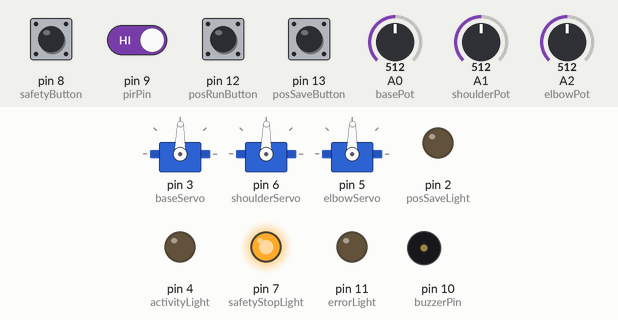
Recording of a sketch running on a simulated Arduino Uno, built with avr-gcc and run on an emulated ATmega328P. On the bench: 3 × servo, output pins drawn as LEDs (lit = HIGH), buzzer (waves = sounding, pin HIGH). Dashed ring = blinking. Inputs (shaded band) come from the test bench; at power-on: pin 9 (pirPin) HIGH, pin 8 (safetyButton), pin 12 (posRunButton), pin 13 (posSaveButton) LOW, A0 (basePot) = 512, A1 (shoulderPot) = 512, A2 (elbowPot) = 512. What the sketch prints to the serial monitor is not drawn.

Above: at 1.2 s.
1.3 s: pin 9 (pirPin) driven LOW
3.1 s: pin 8 (safetyButton) pulled HIGH for 1 s
At 3.65 s:
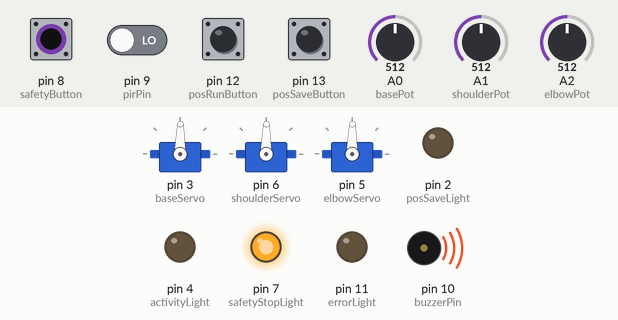
At 4.3 s:
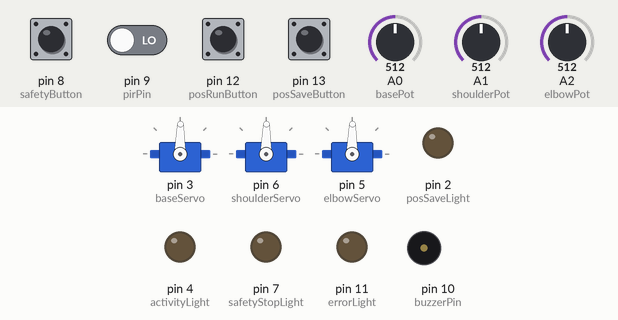
5.6 s: pin 12 (posRunButton) pulled HIGH for 0.15 s
At 13.3 s:
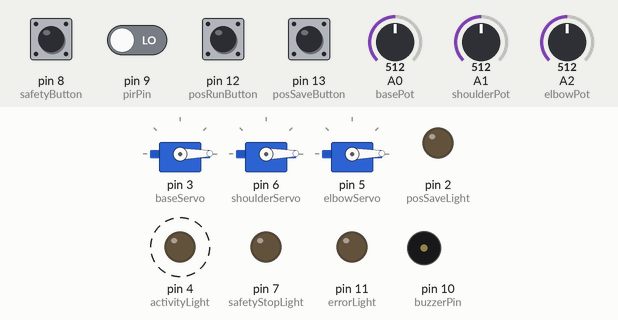
Timing chart, 0 to 14.7 s (numbered marks = the images above; inputs shaded):
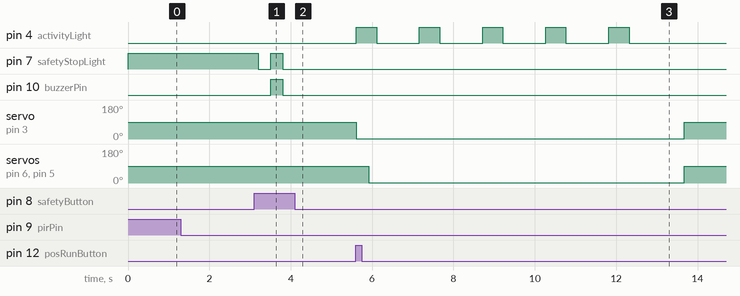

The sketch:

robotCodeV3.ino
```cpp
// Global variables, these need to be referenced throughout the code
#include <Servo.h>  // Allows servos to be used; Servo module
Servo baseServo;
Servo shoulderServo;
Servo elbowServo;

// Assign LED's to choosen out pin's
const int activityLight = 4;
const int posSaveLight = 2;
const int errorLight = 11;
const int safetyStopLight = 7;

// Assign Buzzer pin and PIR pin
const int buzzerPin = 10;
const int pirPin = 9;
boolean pirSafetyVal = false;
boolean safetyStopVal = false;
int pirTriggers = 0;  // This is the number of low to high triggers on the PIR

// Sets up variable for buttons, which are used for commands
const int posSaveButton = 13;
const int posRunButton = 12;
const int safetyButton = 8;

int posSaveButtonPresses = 0;
boolean posRunButtonIsPressed = false;
boolean safetyButtonVal = false;

// Rotary potentiometer setup to allow for manual control of servos
const int basePot = A0;  // Pin for base potentiometer
const int shoulderPot = A1;  // Pin for shoulder potentiometer
const int elbowPot = A2;  // Pin for elbow potentiometer
// Angles and values for each servo-pot combo. Angles for servos, vals for potentiometers
int basePotVal;
int basePotAngle;
int shoulderPotVal;
int shoulderPotAngle;
int elbowPotVal;
int elbowPotAngle;

// Below are the saved positions for the three servo's, these are cycled when posRunButtonIsPressed = true
int baseServoSavedPos[] = {1,1,1,1,1};
int shoulderServoSavedPos[] = {1,1,1,1,1};
int elbowServoSavedPos[] = {1,1,1,1,1};
// Defaults for all are {1,1,1,1,1} (five positions, for five saves in memory)

void setup() {
  // Setup pins for LED's (outputs) and pins for buttons (inputs)
  pinMode(activityLight, OUTPUT);
  pinMode(posSaveLight, OUTPUT);
  pinMode(errorLight, OUTPUT);
  pinMode(safetyStopLight, OUTPUT);
  pinMode(posSaveButton, INPUT);
  pinMode(posRunButton, INPUT);
  pinMode(safetyButton, INPUT);
  // Setup pins for PIR and buzzer
  pinMode(buzzerPin, OUTPUT);  // This is for the warning buzzer
  pinMode(pirPin, INPUT);  // Sets the PIR input pin as an input
  // Setup servos
  baseServo.attach(3);
  shoulderServo.attach(6);
  elbowServo.attach(5);
  // setup pots
  pinMode(basePot, INPUT);
  pinMode(shoulderPot, INPUT);
  pinMode(elbowPot, INPUT);

  digitalWrite(errorLight, LOW);

  Serial.begin(9600);
}

void safeCheck() {
  if(digitalRead(pirPin)==LOW) {
      if(digitalRead(pirPin)==HIGH) {
        pirTriggers++;
        Serial.print('PIR Triggered');
        digitalWrite(errorLight, HIGH);
        digitalWrite(buzzerPin, HIGH);
        delay(300);
        digitalWrite(errorLight, LOW);
        digitalWrite(buzzerPin, LOW);
      }
  }
  if(pirTriggers>=1) {
    pirSafetyVal = true;
    safetyStopVal = true;
    digitalWrite(safetyStopLight, HIGH);
  }
}
// Function that runs through motors while looking at safety value
void motorRun(int sPos1, int i) {
  if(digitalRead(pirPin)==LOW) {
    if(digitalRead(pirPin)==HIGH) {
      pirTriggers++;
      Serial.print('PIR Triggered');
      digitalWrite(errorLight, HIGH);
      digitalWrite(buzzerPin, HIGH);
      delay(300);
      digitalWrite(errorLight, LOW);
      digitalWrite(buzzerPin, LOW);
    }
  }
  baseServo.write(baseServoSavedPos[i]);
  digitalWrite(activityLight, HIGH);
  delay(300);
  if (pirTriggers <1) {
    safeCheck();
    if ((safetyStopVal == false) && (digitalRead(pirPin) == LOW)) {
      shoulderServo.write(shoulderServoSavedPos[i]);
        safeCheck();
    }
    if ((safetyStopVal == false) && (digitalRead(pirPin) == LOW)) {
      elbowServo.write(elbowServoSavedPos[i]);
    }
    delay(200);
    digitalWrite(activityLight, LOW);
  }
  else {
    digitalWrite(activityLight, LOW);
    digitalWrite(errorLight, HIGH);
    digitalWrite(buzzerPin, HIGH);
    digitalWrite(safetyStopLight, HIGH);
    delay(200);
    digitalWrite(errorLight, LOW);
    digitalWrite(buzzerPin, LOW);
    baseServo.write(sPos1);
    pirSafetyVal = true;
    safetyStopVal = true;
  }

}

void loop() {
  basePotVal = analogRead(basePot);
  basePotAngle = map(basePotVal, 0, 1023, 0, 180);
  shoulderPotVal = analogRead(shoulderPot);
  shoulderPotAngle = map(shoulderPotVal, 0, 1023, 0, 180);
  elbowPotVal = analogRead(elbowPot);
  elbowPotAngle = map(elbowPotVal, 0, 1023, 0, 180);

  // Below runs the servos to the potentiometer positions
  baseServo.write(basePotAngle);
  shoulderServo.write(shoulderPotAngle);
  elbowServo.write(elbowPotAngle);

  // Check PIR
  if(digitalRead(pirPin)==LOW) {
    if(digitalRead(pirPin)==HIGH) {
      pirTriggers++;
      Serial.print('PIR Triggered');
      digitalWrite(errorLight, HIGH);
      digitalWrite(buzzerPin, HIGH);
      delay(200);
      digitalWrite(errorLight, LOW);
      digitalWrite(buzzerPin, LOW);
    }
  }
//--------------------------------------------------------------------------------------------
  // Below reads the value of potentiometers and then maps them to degrees for the servos to move to
  basePotVal = analogRead(basePot);
  basePotAngle = map(basePotVal, 0, 1023, 0, 179);
  shoulderPotVal = analogRead(shoulderPot);
  shoulderPotAngle = map(shoulderPotVal, 0, 1023, 0, 179);
  elbowPotVal = analogRead(elbowPot);
  elbowPotAngle = map(elbowPotVal, 0, 1023, 0, 179);

  // Below runs the servos to the potentiometer positions
  baseServo.write(basePotAngle);
  shoulderServo.write(shoulderPotAngle);
  elbowServo.write(elbowPotAngle);
//--------------------------------------------------------------------------------------------
  if(digitalRead(posSaveButton) == HIGH) {
    // Checks if the position save button has been pressed
    posSaveButtonPresses++;
    switch (posSaveButtonPresses) {  // Executes a different case depending on how many times the button is pressed
      case 1:  // Saves potentiometer positions to servo angles memory 1
        baseServoSavedPos[0] = basePotAngle;
        shoulderServoSavedPos[0] = shoulderPotAngle;
        elbowServoSavedPos[0] = elbowPotAngle;
        Serial.print('case 1');
        break;
      case 2:  // Saves potentiometer positions to servo angles memory 2
        baseServoSavedPos[1] = basePotAngle;
        shoulderServoSavedPos[1] = shoulderPotAngle;
        elbowServoSavedPos[1] = elbowPotAngle;
        Serial.print('case 2');
      break;
      case 3:  // Saves potentiometer positions to servo angles memory 3
        baseServoSavedPos[2] = basePotAngle;
        shoulderServoSavedPos[2] = shoulderPotAngle;
        elbowServoSavedPos[2] = elbowPotAngle;
        Serial.print('case 3');
      break;
      case 4:  // Saves potentiometer positions to servo angles memory 4
        baseServoSavedPos[3] = basePotAngle;
        shoulderServoSavedPos[3] = shoulderPotAngle;
        elbowServoSavedPos[3] = elbowPotAngle;
        Serial.print('case 4');
      break;
      case 5:  // Saves potentiometer positions to servo angles memory 5
        baseServoSavedPos[4] = basePotAngle;
        shoulderServoSavedPos[4] = shoulderPotAngle;
        elbowServoSavedPos[4] = elbowPotAngle;
        Serial.print('case 5');
      break;
    }
  }
  if(digitalRead(posRunButton) == HIGH) {
    posRunButtonIsPressed = true;
    Serial.print('pos Read');
  }

  if(posRunButtonIsPressed == true) {
    // Runs through memory positions
    // Checks safety of work environment, passes the first memory saved position as the initial position
    if(safetyStopVal == false) {
      for(int i = 0; i<5; i++) {  // Cycles through each memory position for servo
        // Moves each servo to it's ith memory position
        motorRun(baseServo.read(),i);  // Runs the motors
        Serial.print('Motor run ' + i);
        delay(1050);  // Stops robot operations for 1.5 secons)
      }
      posRunButtonIsPressed = false;
      posSaveButtonPresses = 0;
    }
  }
//--------------------------------------------------------------------------------------------
  while (pirSafetyVal == true) {  // Loop to check safety
    digitalWrite(safetyStopLight, HIGH);
    if(digitalRead(pirPin)==LOW) {
      delay(300);
      if(digitalRead(pirPin)==HIGH) {
        pirTriggers++;
        Serial.print('PIR Triggered');
        digitalWrite(errorLight, HIGH);
        digitalWrite(buzzerPin, HIGH);
        delay(200);
        digitalWrite(errorLight, LOW);
        digitalWrite(buzzerPin, LOW);
        delay(1000);
      }
      else {  // Subtract from PIR triggers
        pirTriggers--;
        Serial.print('Untriggered PIR');
        delay(1000);
      }
    if( pirTriggers <=0) {
      pirTriggers = 0;
      pirSafetyVal = false;
      }
    }
  }
  if (safetyStopVal == false) {  // Turns off safety light if value is false
    digitalWrite(safetyStopLight, LOW);
  }
  if(digitalRead(pirPin) == HIGH) {
    digitalWrite(safetyStopLight, HIGH);
    safetyStopVal = true;
    pirSafetyVal = true;
    delay(500);
    digitalWrite(safetyStopLight, LOW);
  }
  if(digitalRead(safetyButton) == HIGH) {
    // This function is a toggle for the safety stop button; toggles true or false
    switch(safetyStopVal){
     case false:
       safetyStopVal = true;
        digitalWrite(safetyStopLight, HIGH);
        digitalWrite(buzzerPin, HIGH);
        break;
     case true:
      safetyStopVal = false;
        digitalWrite(safetyStopLight, LOW);
        digitalWrite(buzzerPin, LOW);
        break;
    }
  }
  if(safetyStopVal == true) {  // Turns on safety light if value is true
   digitalWrite(safetyStopLight, HIGH);
  }
  delay(300);  // Stops robot for 0.3 seconds
}
```

Measured:
- after the input at 1.3 s, every drawn part: stays the same
- after the input at 3.1 s, pin 7 (safetyStopLight): HIGH → LOW after 0.10 s, → HIGH 0.30 s later, → LOW 0.30 s later; pin 10 (buzzerPin): LOW → HIGH after 0.40 s, → LOW 0.30 s later
- after the input at 5.6 s, pin 4 (activityLight): alternates HIGH for 0.50 s and LOW for 1.1 s, 10 changes in all, then stays LOW, starting at once; servo on pin 3 (baseServo): 89° → 1° at once, → 89° 8.1 s later; servo on pin 6 (shoulderServo), servo on pin 5 (elbowServo): 89° → 1° after 0.31 s, → 89° 7.8 s later
